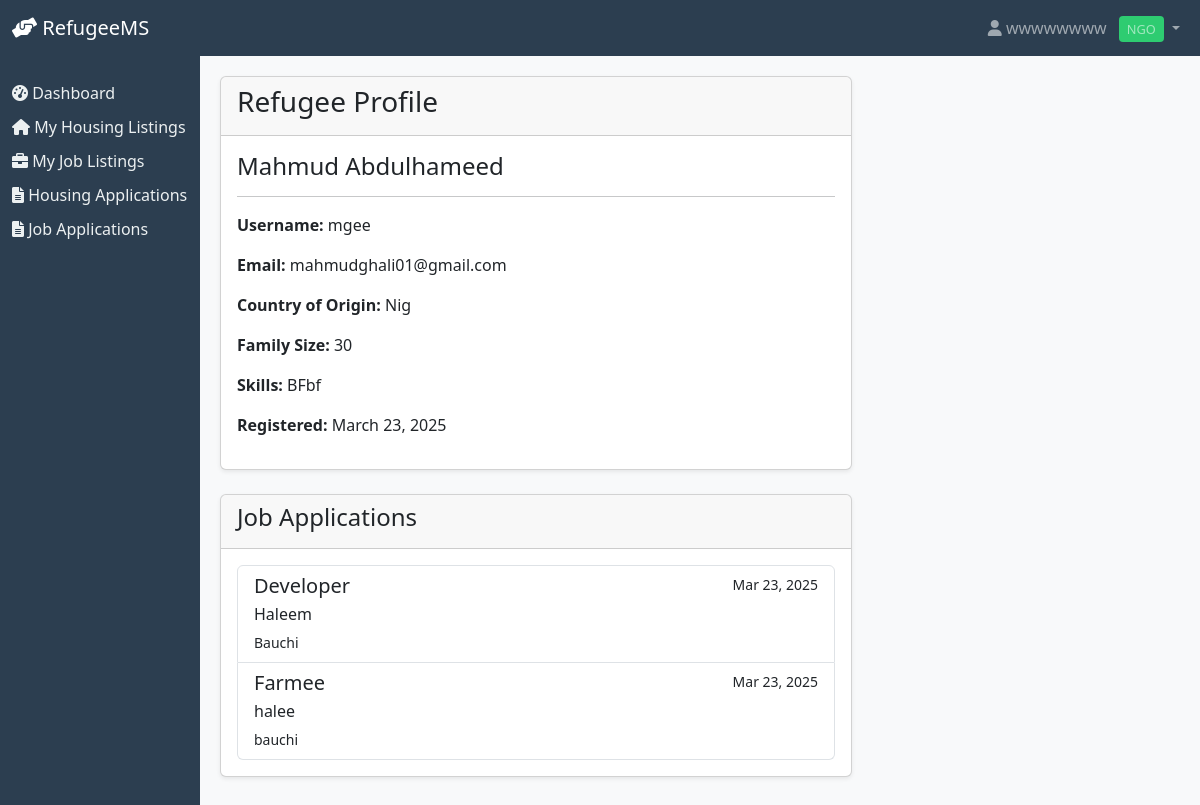
/refugees/2/ (signed in), run on the app's committed database.
### refugees/models.py (models this page shows, shortened)
class CustomUser(AbstractUser):
    USER_TYPE_CHOICES = [
        ('refugee', 'Refugee'),
        ('admin', 'Admin'),
        ('ngo', 'NGO'),
    ]
    user_type = models.CharField(max_length=10, choices=USER_TYPE_CHOICES)
    phone_number = models.CharField(max_length=20, blank=True)
    organization = models.CharField(max_length=100, blank=True, help_text="Organization name for NGO users")

class Refugee(models.Model):
    GENDER_CHOICES = [
        ('M', 'Male'),
        ('F', 'Female'),
        ('O', 'Other'),
    ]
    STATUS_CHOICES = [
        ('pending', 'Pending'),
        ('approved', 'Approved'),
        ('rejected', 'Rejected'),
    ]
    user = models.OneToOneField(CustomUser, on_delete=models.CASCADE, related_name='refugee')
    date_of_birth = models.DateField(null=True)
    gender = models.CharField(max_length=1, choices=GENDER_CHOICES)
    family_size = models.IntegerField(validators=[MinValueValidator(1)])
    country_of_origin = models.CharField(max_length=100)
    native_language = models.CharField(max_length=50)
    education_level = models.CharField(max_length=100, blank=True)
    skills = models.TextField(blank=True)
    medical_conditions = models.TextField(blank=True)
    emergency_contact = models.CharField(max_length=100, blank=True)
    documents = models.FileField(upload_to='refugee_documents/', blank=True)
    status = models.CharField(max_length=10, choices=STATUS_CHOICES, default='pending')
    registered_at = models.DateTimeField(auto_now_add=True)
    last_updated = models.DateTimeField(auto_now=True)

class JobApplication(models.Model):
    STATUS_CHOICES = [
        ('pending', 'Pending Review'),
        ('shortlisted', 'Shortlisted'),
        ('interview', 'Interview Stage'),
        ('offered', 'Job Offered'),
        ('accepted', 'Offer Accepted'),
        ('rejected', 'Rejected'),
        ('withdrawn', 'Withdrawn'),
    ]
    refugee = models.ForeignKey(Refugee, on_delete=models.CASCADE)
    job = models.ForeignKey(Job, on_delete=models.CASCADE)
    status = models.CharField(max_length=20, choices=STATUS_CHOICES, default='pending')
    cover_letter = models.TextField(blank=True)
    resume = models.FileField(upload_to='job_applications/', blank=True)
    applied_at = models.DateTimeField(auto_now_add=True)
    last_updated = models.DateTimeField(auto_now=True)
    interview_date = models.DateTimeField(null=True, blank=True)
    notes = models.TextField(blank=True)
    class Meta:
        unique_together = ('refugee', 'job')

class Job(models.Model):
    JOB_TYPE_CHOICES = [
        ('full_time', 'Full Time'),
        ('part_time', 'Part Time'),
        ('contract', 'Contract'),
        ('temporary', 'Temporary'),
    ]
    title = models.CharField(max_length=100)
    description = models.TextField()
    location = models.CharField(max_length=100)
    employer = models.CharField(max_length=100)
    job_type = models.CharField(max_length=20, choices=JOB_TYPE_CHOICES)
    salary_range = models.CharField(max_length=100, blank=True)
    requirements = models.TextField()
    benefits = models.TextField(blank=True)
    posted_at = models.DateTimeField(auto_now_add=True)
    deadline = models.DateTimeField()
    is_active = models.BooleanField(default=True)
    ngo = models.ForeignKey('NGO', on_delete=models.CASCADE, related_name='job_listings', null=True)

### refugees/views.py (the view)
# urls.py: path('refugees/<int:pk>/', views.RefugeeDetailView.as_view(), name='refugee_detail'),
class RefugeeDetailView(LoginRequiredMixin, UserPassesTestMixin, DetailView):
    model = Refugee
    template_name = 'refugees/refugee_detail.html'
    def test_func(self):
        return self.request.user.user_type in ['admin', 'ngo'] or self.get_object().user == self.request.user

### refugees/templates/refugees/refugee_detail.html (shortened to what this page needs)
{% extends 'refugees/base.html' %}
{% block content %}
<div class="row">
    <div class="col-md-8">
        <div class="card mb-4">
            <div class="card-header">
                <h3>Refugee Profile</h3>
            </div>
            <div class="card-body">
                <h4>{{ refugee.user.first_name }} {{ refugee.user.last_name }}</h4>
                <hr>
                <p><strong>Username:</strong> {{ refugee.user.username }}</p>
                <p><strong>Email:</strong> {{ refugee.user.email }}</p>
                <p><strong>Country of Origin:</strong> {{ refugee.country_of_origin }}</p>
                <p><strong>Family Size:</strong> {{ refugee.family_size }}</p>
                <p><strong>Skills:</strong> {{ refugee.skills }}</p>
                <p><strong>Registered:</strong> {{ refugee.registered_at|date:"F j, Y" }}</p>
            </div>
        </div>
        {% if user.user_type in 'admin,ngo' %}
        <div class="card">
            <div class="card-header">
                <h4>Job Applications</h4>
            </div>
            <div class="card-body">
                {% with applications=refugee.jobapplication_set.all %}
                    {% if applications %}
                        <div class="list-group">
                            {% for application in applications %}
                                <a href="{% url 'job_detail' application.job.id %}" class="list-group-item list-group-item-action">
                                    <div class="d-flex w-100 justify-content-between">
                                        <h5 class="mb-1">{{ application.job.title }}</h5>
                                        <small>{{ application.applied_at|date:"M d, Y" }}</small>
                                    </div>
                                    <p class="mb-1">{{ application.job.employer }}</p>
                                    <small>{{ application.job.location }}</small>
                                </a>
                            {% endfor %}
                        </div>
                    {% else %}
                        <p>No job applications yet.</p>
                    {% endif %}
                {% endwith %}
            </div>
        </div>
        {% endif %}
    </div>
</div>
{% endblock %}

### refugees/templates/refugees/base.html (shortened to what this page needs)
<!DOCTYPE html>
<html lang="en">
<head>
    <link href="https://cdn.jsdelivr.net/npm/bootstrap@5.3.0/dist/css/bootstrap.min.css" rel="stylesheet">
    <link href="https://cdnjs.cloudflare.com/ajax/libs/font-awesome/6.0.0/css/all.min.css" rel="stylesheet">
</head>
<body>
    <nav class="navbar navbar-expand-lg navbar-dark bg-dark">
        <div class="container-fluid">
            <a class="navbar-brand" href="{% url 'dashboard' %}">
                <i class="fas fa-hands-helping"></i> RefugeeMS
            </a>
            <div class="collapse navbar-collapse" id="navbarNav">
                <ul class="navbar-nav ms-auto">
                    {% if user.is_authenticated %}
                    <li class="nav-item dropdown">
                        <a class="nav-link dropdown-toggle" href="#" id="userDropdown" role="button" data-bs-toggle="dropdown">
                            <i class="fas fa-user"></i> {{ user.username }}
                            {% if user.user_type == 'refugee' %}
                                <span class="user-type-badge refugee-badge">Refugee</span>
                            {% elif user.user_type == 'ngo' %}
                                <span class="user-type-badge ngo-badge">NGO</span>
                            {% else %}
                                <span class="user-type-badge admin-badge">Admin</span>
                            {% endif %}
                        </a>
                    </li>
                    {% endif %}
                </ul>
            </div>
        </div>
    </nav>
    <div class="container-fluid">
        <div class="row">
            {% if user.is_authenticated %}
            <div class="col-md-2 sidebar">
                <div class="d-flex flex-column">
                    <a href="{% url 'dashboard' %}" class="nav-link {% if request.resolver_match.url_name == 'dashboard' %}active{% endif %}">
                        <i class="fas fa-tachometer-alt"></i> Dashboard
                    </a>
                    {% if user.user_type == 'refugee' %}
                        <a href="{% url 'housing_list' %}" class="nav-link {% if 'housing' in request.path %}active{% endif %}">
                            <i class="fas fa-home"></i> Available Housing
                        </a>
                        <a href="{% url 'job_list' %}" class="nav-link {% if 'job' in request.path %}active{% endif %}">
                            <i class="fas fa-briefcase"></i> Available Jobs
                        </a>
                        <a href="{% url 'housing_application_list' %}" class="nav-link {% if 'housing_application' in request.path %}active{% endif %}">
                            <i class="fas fa-file-alt"></i> My Housing Applications
                        </a>
                        <a href="{% url 'job_application_list' %}" class="nav-link {% if 'job_application' in request.path %}active{% endif %}">
                            <i class="fas fa-file-alt"></i> My Job Applications
                        </a>
                    {% elif user.user_type == 'ngo' %}
                        <a href="{% url 'housing_list' %}" class="nav-link {% if 'housing' in request.path %}active{% endif %}">
                            <i class="fas fa-home"></i> My Housing Listings
                        </a>
                        <a href="{% url 'job_list' %}" class="nav-link {% if 'job' in request.path %}active{% endif %}">
                            <i class="fas fa-briefcase"></i> My Job Listings
                        </a>
                        <a href="{% url 'housing_application_list' %}" class="nav-link {% if 'housing_application' in request.path %}active{% endif %}">
                            <i class="fas fa-file-alt"></i> Housing Applications
                        </a>
                        <a href="{% url 'job_application_list' %}" class="nav-link {% if 'job_application' in request.path %}active{% endif %}">
                            <i class="fas fa-file-alt"></i> Job Applications
                        </a>
                    {% endif %}
                </div>
            </div>
            <div class="col-md-10 main-content">
            {% else %}
            <div class="col-12 main-content">
            {% endif %}
                {% block content %}
                {% endblock %}
            </div>
        </div>
    </div>
</body>
</html>

### refugees/templates/refugees/base.html (style rules this page uses)
.sidebar { min-height: 100vh; background-color: #2c3e50; padding-top: 20px; }
.sidebar .nav-link { color: #ecf0f1; margin: 5px 0; }
.main-content { padding: 20px; background-color: #f8f9fa; }
.navbar { background-color: #2c3e50 !important; }
.card { box-shadow: 0 0.125rem 0.25rem rgba(0, 0, 0, 0.075); margin-bottom: 1rem; }
.user-type-badge { font-size: 0.8rem; padding: 0.25rem 0.5rem; border-radius: 0.25rem; margin-left: 0.5rem; }
.ngo-badge { background-color: #2ecc71; }

### data on the page
CustomUser: username "wwwwwwww"
Refugee: user.first_name "Mahmud", user.last_name "Abdulhameed", user.username "mgee", user.email "mahmudghali01@gmail.com", country_of_origin "Nig", family_size "30", skills "BFbf", registered_at "March 23, 2025"
JobApplication: job "Developer", applied_at "Mar 23, 2025", job.employer "Haleem", job.location "Bauchi"
JobApplication: job "Farmee", applied_at "Mar 23, 2025", job.employer "halee", job.location "bauchi"
